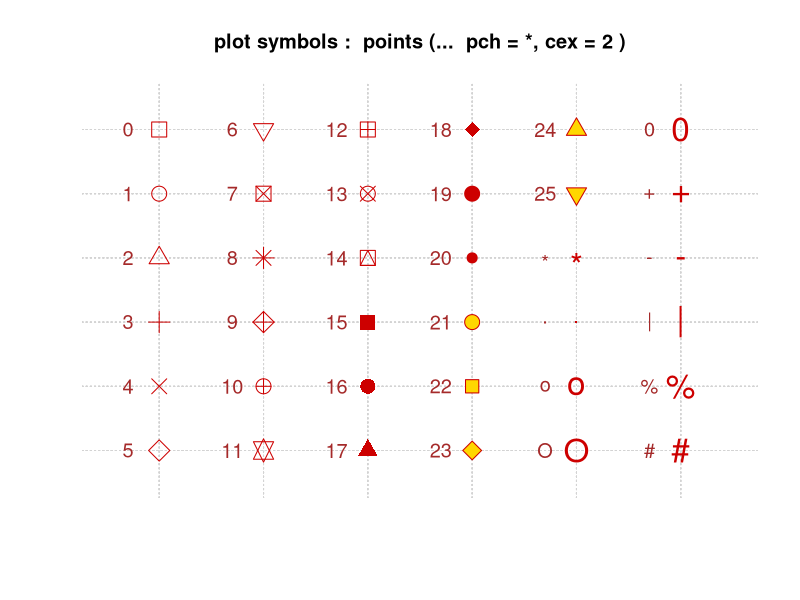
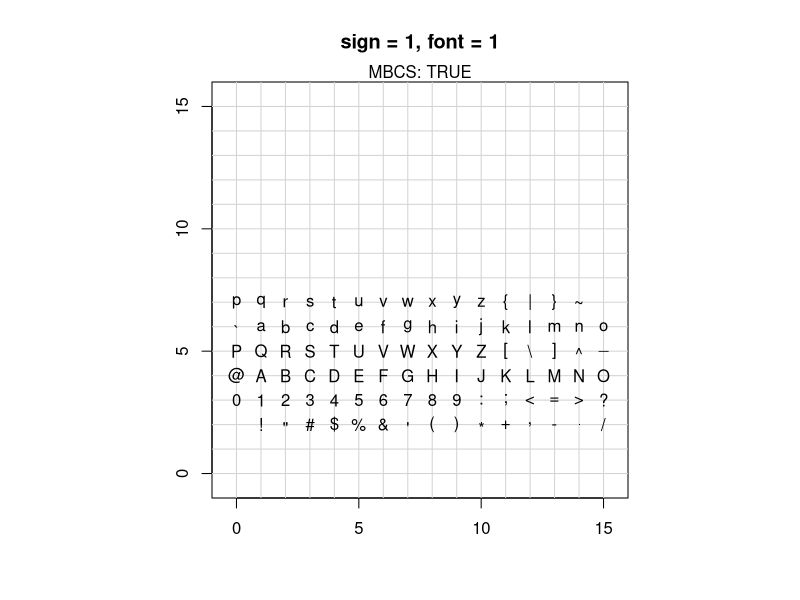
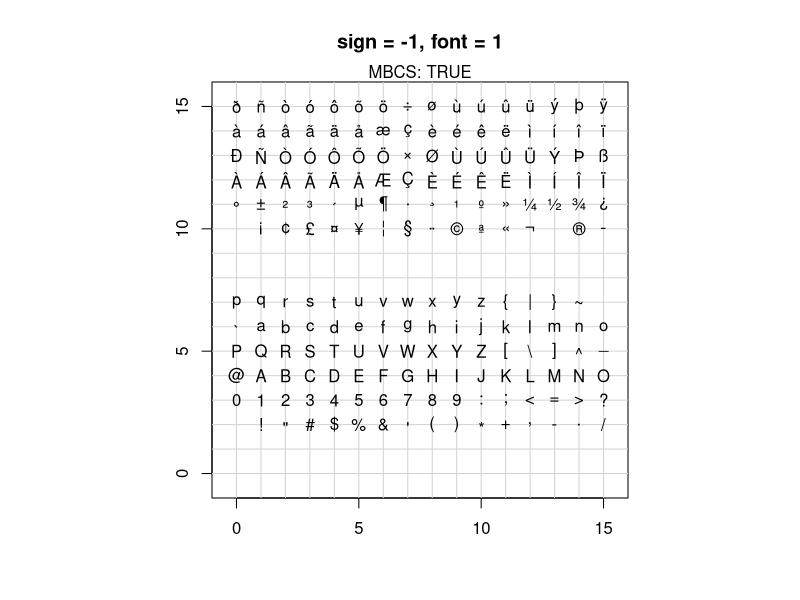
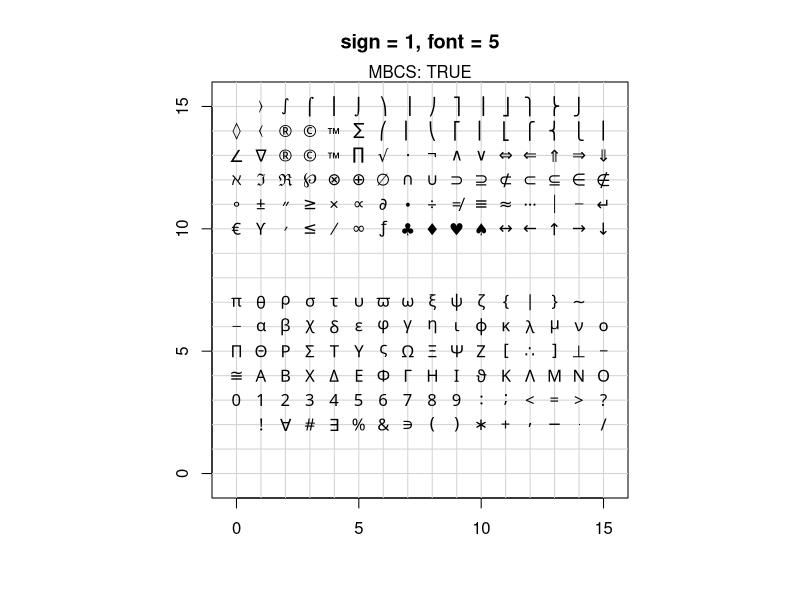
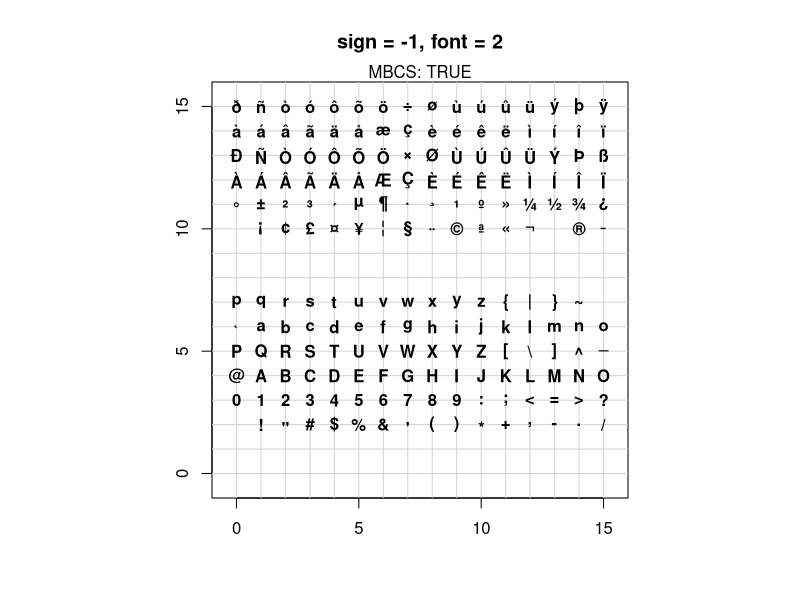
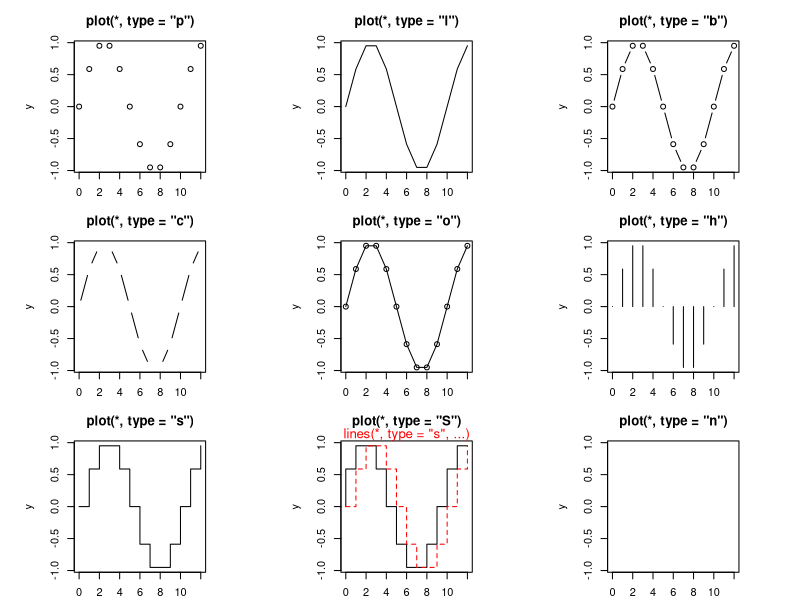
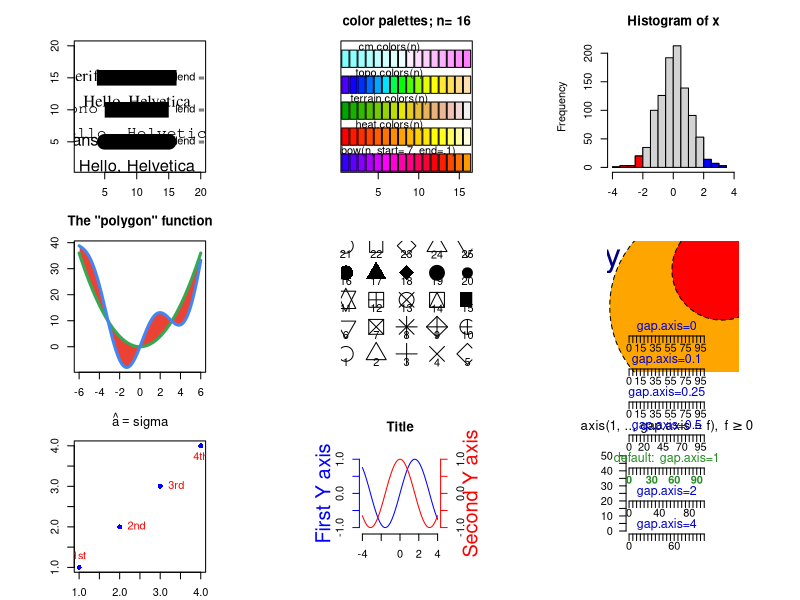
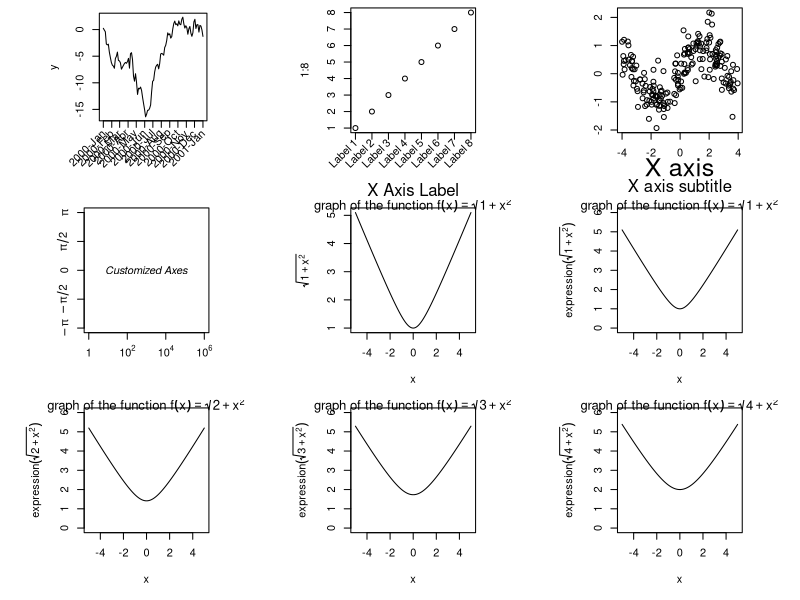

The R source for these figures, in order:
## ---- chunk 1
## -------- Showing all the extra & some char graphics symbols ---------
pchShow <-
  function(extras = c("*", ".", "o", "O", "0", "+", "-", "|", "%", "#"),
             cex = 2, ## good for both .Device=="postscript" and "x11"
             col = "red3", bg = "gold", coltext = "brown", cextext = 1.2,
             main = paste(
               "plot symbols :  points (...  pch = *, cex =",
               cex, ")"
             )) {
    nex <- length(extras)
    np <- 26 + nex
    ipch <- 0:(np - 1)
    k <- floor(sqrt(np))
    dd <- c(-1, 1) / 2
    rx <- dd + range(ix <- ipch %/% k)
    ry <- dd + range(iy <- 3 + (k - 1) - ipch %% k)
    pch <- as.list(ipch) # list with integers & strings
    if (nex > 0) pch[26 + 1:nex] <- as.list(extras)
    plot(rx, ry, type = "n", axes = FALSE, xlab = "", ylab = "", main = main)
    abline(v = ix, h = iy, col = "lightgray", lty = "dotted")
    for (i in 1:np) {
      pc <- pch[[i]]
      ## 'col' symbols with a 'bg'-colored interior (where available) :
      points(ix[i], iy[i], pch = pc, col = col, bg = bg, cex = cex)
      if (cextext > 0) {
        text(ix[i] - 0.3, iy[i], pc, col = coltext, cex = cextext)
      }
    }
  }

pchShow()
## ---- chunk 2
## ------------ test code for various pch specifications -------------
# Try this in various font families (including Hershey)
# and locales.  Use sign = -1 asserts we want Latin-1.
# Standard cases in a MBCS locale will not plot the top half.
TestChars <- function(sign = 1, font = 1, ...) {
  MB <- l10n_info()$MBCS
  r <- if (font == 5) {
    sign <- 1
    c(32:126, 160:254)
  } else if (MB) 32:126 else 32:255
  if (sign == -1) r <- c(32:126, 160:255)
  par(pty = "s")
  plot(c(-1, 16), c(-1, 16),
    type = "n", xlab = "", ylab = "",
    xaxs = "i", yaxs = "i",
    main = sprintf("sign = %d, font = %d", sign, font)
  )
  grid(17, 17, lty = 1)
  mtext(paste("MBCS:", MB))
  for (i in r) try(points(i %% 16, i %/% 16, pch = sign * i, font = font, ...))
}
TestChars()
try(TestChars(sign = -1))
TestChars(font = 5) # Euro might be at 160 (0+10*16).
# macOS has apple at 240 (0+15*16).
try(TestChars(-1, font = 2)) # bold
## ---- chunk 3
x <- 0:12
y <- sin(pi / 5 * x)
par(mfrow = c(3, 3), mar = .1 + c(2, 2, 3, 1))
for (tp in c("p", "l", "b", "c", "o", "h", "s", "S", "n")) {
  plot(y ~ x, type = tp, main = paste0("plot(*, type = \"", tp, "\")"))
  if (tp == "S") {
    lines(x, y, type = "s", col = "red", lty = 2)
    mtext("lines(*, type = \"s\", ...)", col = "red", cex = 0.8)
  }
}
## ---- chunk 4
# 合并为一个图 三条粗横线 横线上三种字形
plot(c(1, 20), c(1, 20), type = "n", ann = FALSE)
lines(x = c(5, 15), y = c(5, 5), lwd = 15, lend = "round")
text(10, 5, "Hello, Helvetica", cex = 1.5, family = "sans", pos = 1, offset = 1.5)
text(5, 5, "sans", cex = 1.5, family = "sans", pos = 2, offset = .5)
text(15, 5, "lend = round", pos = 4, offset = .5)

lines(x = c(5, 15), y = c(10, 10), lwd = 15, lend = "butt")
text(10, 10, "Hello, Helvetica", cex = 1.5, family = "mono", pos = 1, offset = 1.5)
text(5, 10, "mono", cex = 1.5, family = "mono", pos = 2, offset = .5)
text(15, 10, "lend = butt", pos = 4, offset = .5)

lines(x = c(5, 15), y = c(15, 15), lwd = 15, lend = "square")
text(10, 15, "Hello, Helvetica", cex = 1.5, family = "serif", pos = 1, offset = 1.5)
text(5, 15, "serif", cex = 1.5, family = "serif", pos = 2, offset = .5)
text(15, 15, "lend = square", pos = 4, offset = .5)
## ---- chunk 5
# From the manual
ch.col <- c(
  "rainbow(n, start=.7, end=.1)",
  "heat.colors(n)",
  "terrain.colors(n)",
  "topo.colors(n)",
  "cm.colors(n)"
) # 选择颜色
n <- 16
nt <- length(ch.col)
i <- 1:n
j <- n / nt
d <- j / 6
dy <- 2 * d
plot(i, i + d,
  type = "n",
  yaxt = "n",
  ylab = "",
  xlab = "",
  main = paste("color palettes; n=", n)
)
for (k in 1:nt) {
  rect(i - .5, (k - 1) * j + dy, i + .4, k * j,
    col = eval(parse(text = ch.col[k]))
  ) # 咬人的函数/字符串解析为/转函数
  text(2 * j, k * j + dy / 4, ch.col[k])
}
## ---- chunk 6
x <- rnorm(1000)
hist(x, xlim = c(-4,4))
usr <- par("usr")
clip(usr[1], -2, usr[3], usr[4])
hist(x, col = 'red', add = TRUE)
clip(2, usr[2], usr[3], usr[4])
hist(x, col = 'blue', add = TRUE)
do.call("clip", as.list(usr)) # reset to plot region
## ---- chunk 7
my.col <- function(f, g, xmin, xmax, col, N = 200,
                   xlab = "", ylab = "", main = "") {
  x <- seq(xmin, xmax, length = N)
  fx <- f(x)
  gx <- g(x)
  plot(0, 0,
    type = "n",
    xlim = c(xmin, xmax),
    ylim = c(min(fx, gx), max(fx, gx)),
    xlab = xlab, ylab = ylab, main = main
  )
  polygon(c(x, rev(x)), c(fx, rev(gx)),
    col = "#EA4335", border = 0
  )
  lines(x, fx, lwd = 3, col = "#34A853")
  lines(x, gx, lwd = 3, col = "#4285f4")
}
my.col(function(x) x^2, function(x) x^2 + 10 * sin(x),
  -6, 6,
  main = "The \"polygon\" function"
)
## ---- chunk 8
plot(0, 0,
  xlim = c(1, 5), ylim = c(-.5, 4),
  axes = F,
  xlab = "", ylab = ""
)
for (i in 0:4) {
  for (j in 1:5) {
    n <- 5 * i + j
    points(j, i,
      pch = n,
      cex = 3
    )
    text(j, i - .3, as.character(n))
  }
}
## ---- chunk 9
# https://jeroen.github.io/uros2018/#23
plot.new()
plot.window(xlim = c(0, 100), ylim = c(0, 100))
polygon(c(10, 40, 80), c(10, 80, 40), col = "hotpink")
text(40, 90, labels = "My drawing", col = "navyblue", cex = 3)
symbols(c(70, 80, 90), c(20, 50, 80),
  circles = c(10, 20, 10),
  bg = c("yellow", "orange", "red"), add = TRUE, lty = "dashed"
)
## ---- chunk 10
y <- x <- 1:4
plot(x, y, ann = F, col = "blue", pch = 16)
text(x, y,
  labels = c("1st", "2nd", "3rd", "4th"),
  col = "red", pos = c(3, 4, 4, 1), offset = 0.6
)
ahat <- "sigma"
# title(substitute(hat(a) == ahat, list(ahat = ahat)))
title(bquote(hat(a) == .(ahat)))
## ---- chunk 11
# 双Y轴
N <- 200
x <- seq(-4, 4, length = N)
y1 <- sin(x)
y2 <- cos(x)
op <- par(mar = c(5, 4, 4, 4)) # Add some space in the right margin
# The default is c(5,4,4,2) + .1
xlim <- range(x)
ylim <- c(-1.1, 1.1)
plot(x, y1,
  col = "blue", type = "l",
  xlim = xlim, ylim = ylim,
  axes = F, xlab = "", ylab = "", main = "Title"
)
axis(1)
axis(2, col = "blue")
par(new = TRUE)
plot(x, y2,
  col = "red", type = "l",
  xlim = xlim, ylim = ylim,
  axes = F, xlab = "", ylab = "", main = ""
)
axis(4, col = "red")
mtext("First Y axis", 2, line = 2, col = "blue", cex = 1.2)
mtext("Second Y axis", 4, line = 2, col = "red", cex = 1.2)
# 1,2,3,4 分别代表下左上右四个位置
## ---- chunk 12
## Changing default gap between labels:
plot(c(0,100),c(0,50), type="n", axes=FALSE, ann=FALSE)
title(quote("axis(1, .., gap.axis = f)," ~~ f >= 0))
axis(2, at = 5*(0:10), las = 1, gap.axis = 1/4)
gaps <- c(4, 2, 1, 1/2, 1/4, 0.1, 0)
chG <- paste0(ifelse(gaps == 1, "default:  ", ""),
              "gap.axis=", formatC(gaps))
jj <- seq_along(gaps)
linG <- -2.5*(jj-1)
for(j in jj) {
    isD <- gaps[j] == 1 # is default
    axis (1, at=5*(0:20), gap.axis = gaps[j], padj=-1, line = linG[j],
          col.axis = if(isD) "forest green" else 1, font.axis= 1+isD)
}
mtext(chG, side=1, padj=-1, line = linG -1/2, cex=3/4,
      col = ifelse(gaps == 1, "forest green", "blue3"))
## now shrink the window (in x- and y-direction) and observe the axis labels drawn
## ---- chunk 13
# Rotated axis labels in R plots
# https://menugget.blogspot.com/2014/08/rotated-axis-labels-in-r-plots.html
# Example data
tmin <- as.Date("2000-01-01")
tmax <- as.Date("2001-01-01")
tlab <- seq(tmin, tmax, by = "month")
lab <- format(tlab, format = "%Y-%b")
set.seed(111)
x <- seq(tmin, tmax, length.out = 100)
y <- cumsum(rnorm(100))

# Plot
# png("plot_w_rotated_axis_labels.png", height = 3,
#     width = 6, units = "in", res = 300)
op <- par(mar = c(6, 4, 1, 1))
plot(x, y, t = "l", xaxt = "n", xlab = "")
axis(1, at = tlab, labels = FALSE)
text(
  x = tlab, y = par()$usr[3] - 0.1 * (par()$usr[4] - par()$usr[3]),
  labels = lab, srt = 45, adj = 1, xpd = TRUE
)
par(op)
# dev.off()
## ---- chunk 14
## Increase bottom margin to make room for rotated labels
par(mar = c(5, 4, .5, 2) + 0.1)
## Create plot with no x axis and no x axis label
plot(1:8, xaxt = "n", xlab = "")
## Set up x axis with tick marks alone
axis(1, labels = FALSE)
## Create some text labels
labels <- paste("Label", 1:8, sep = " ")
## Plot x axis labels at default tick marks
text(1:8, par("usr")[3] - 0.5,
  srt = 45, adj = 1,
  labels = labels, xpd = TRUE
)
## Plot x axis label at line 6 (of 7)
mtext(side = 1, text = "X Axis Label", line = 4)
## ---- chunk 15
N <- 200
x <- runif(N, -4, 4)
y <- sin(x) + .5 * rnorm(N)
plot(x, y, xlab = "", ylab = "", main = "")
mtext("Subtitle", 3, line = .8)
mtext("Title", 3, line = 2, cex = 1.5)
mtext("X axis", 1, line = 2.5, cex = 1.5)
mtext("X axis subtitle", 1, line = 3.7)
## ---- chunk 16
# 自定义坐标轴
plot(c(1, 1e6), c(-pi, pi),
  type = "n",
  axes = FALSE, ann = FALSE, log = "x"
)
axis(1,
  at = c(1, 1e2, 1e4, 1e6),
  labels = expression(1, 10^2, 10^4, 10^6)
)
axis(2,
  at = c(-pi, -pi / 2, 0, pi / 2, pi),
  labels = expression(-pi, -pi / 2, 0, pi / 2, pi)
)
text(1e3, 0, expression(italic("Customized Axes")))
box()
## ---- chunk 17
x <- seq(-5, 5, length = 200)
y <- sqrt(1 + x^2)
plot(y ~ x,
  type = "l",
  ylab = expression(sqrt(1 + x^2))
)
title(main = expression(
  "graph of the function f"(x) == sqrt(1 + x^2)
))
## ---- chunk 18
x <- seq(-5, 5, length = 200)
for (i in 1:4) { # 画四个图
  y <- sqrt(i + x^2)
  plot(y ~ x,
    type = "l",
    ylim = c(0, 6),
    ylab = substitute(
      expression(sqrt(i + x^2)),
      list(i = i)
    )
  )
  title(main = substitute(
    "graph of the function f"(x) == sqrt(i + x^2),
    list(i = i)
  ))
}
## ---- chunk 19
x <- seq(-6, 6, length = 200)
y <- sin(x)
z <- cos(x)
plot(y ~ x,
  type = "l", lwd = 3,
  ylab = "", xlab = "angle", main = "Trigonometric functions"
)
abline(h = 0, lty = 3)
abline(v = 0, lty = 3)
lines(z ~ x, type = "l", lwd = 3, col = "red")
legend(-6, -1,
  yjust = 0,
  c("Sine", "Cosine"),
  lwd = 3, lty = 1, col = c(par("fg"), "red")
)
## ---- chunk 20
xmin <- par("usr")[1]
xmax <- par("usr")[2]
ymin <- par("usr")[3]
ymax <- par("usr")[4]

plot(y ~ x,
  type = "l", lwd = 3,
  ylab = "", xlab = "angle", main = "Trigonometric functions"
)
abline(h = 0, lty = 3)
abline(v = 0, lty = 3)
lines(z ~ x, type = "l", lwd = 3, col = "red")
legend("bottomleft",
  c("Sine", "Cosine"),
  lwd = 3, lty = 1, col = c(par("fg"), "red")
)
## ---- chunk 21
plot(y ~ x,
  type = "l", lwd = 3,
  ylab = "", xlab = "angle", main = "Trigonometric functions"
)
abline(h = 0, lty = 3)
abline(v = 0, lty = 3)
lines(z ~ x, type = "l", lwd = 3, col = "red")
legend("bottomleft",
  c("Sine", "Cosine"),
  inset = c(.03, .03),
  lwd = 3, lty = 1, col = c(par("fg"), "red")
)
## ---- chunk 22
op <- par(no.readonly = TRUE)
plot(y ~ x,
  type = "l", lwd = 3,
  ylab = "", xlab = "angle", main = "Trigonometric functions"
)
abline(h = 0, lty = 3)
abline(v = 0, lty = 3)
lines(z ~ x, type = "l", lwd = 3, col = "red")
par(xpd = TRUE) # Do not clip to the drawing area 关键一行/允许出界
lambda <- .025
legend(par("usr")[1],
  (1 + lambda) * par("usr")[4] - lambda * par("usr")[3],
  c("Sine", "Cosine"),
  xjust = 0, yjust = 0,
  lwd = 3, lty = 1, col = c(par("fg"), "red")
)
par(op)
## ---- chunk 23
N <- 200
x <- runif(N, -4, 4)
y <- sin(x) + .5 * rnorm(N)
plot(x, y,
  xlab = "", ylab = "",
  main = paste(
    "The \"mtext\" function",
    paste(rep(" ", 60), collapse = "")
  )
)
mtext("Line 0", 3, line = 0)
mtext("Line 1", 3, line = 1)
mtext("Line 2", 3, line = 2)
mtext("Line 3", 3, line = 3)
## ---- chunk 24
# 多图排列/分屏 page 47
# 最常用的是 par mfrow mfcol分别按行/列放置图形
op <- par(
  mfrow = c(2, 2),
  oma = c(0, 0, 4, 0) # Outer margins
)
for (i in 1:4)
  plot(runif(20), runif(20),
    main = paste("random plot (", i, ")", sep = "")
  )
par(op)
mtext("Four plots, without enough room for this title",
  side = 3, font = 2, cex = 1.5, col = "red"
) # 总/大标题放不下
## ---- chunk 25
op <- par(
  mfrow = c(2, 2),
  oma = c(0, 0, 3, 0) # Outer margins
)
for (i in 1:4)
  plot(runif(20), runif(20),
    main = paste("random plot (", i, ")", sep = "")
  )
par(op)
mtext("Four plots, with some room for this title",
  side = 3, line = 1.5, font = 1, cex = 1.5, col = "red"
)
## ---- chunk 26
op <- par(
  mfrow = c(2, 2),
  oma = c(0, 0, 3, 0),
  mar = c(3, 3, 4, 1) + .1 # Margins
)
for (i in 1:4)
  plot(runif(20), runif(20),
    xlab = "", ylab = "",
    main = paste("random plot (", i, ")", sep = "")
  )
par(op)
mtext("Title",
  side = 3, line = 1.5, font = 2, cex = 2, col = "red"
)
## ---- chunk 27
plot(runif(5), runif(5),
  xlim = c(0, 1), ylim = c(0, 1)
)
points(runif(5), runif(5),
  col = "orange", pch = 16, cex = 3
)
lines(runif(5), runif(5), col = "red")
segments(runif(5), runif(5), runif(5), runif(5),
  col = "blue"
)
title(main = "Overlaying points, segments, lines...")
## ---- chunk 28
op <- par(oma = c(0, 0, 3, 0))
layout(matrix(c(
  1, 1, 1,
  2, 3, 4,
  2, 3, 4
), nr = 3, byrow = TRUE))
hist(rnorm(n), col = "light blue")
hist(rnorm(n), col = "light blue")
hist(rnorm(n), col = "light blue")
hist(rnorm(n), col = "light blue")
mtext("The \"layout\" function",
  side = 3, outer = TRUE,
  font = 2, cex = 1.2
)
## ---- chunk 29
plot(1:12,
  type = "b", main = "'fg' : axes, ticks and box in gray",
  fg = gray(0.7), bty = "7", sub = R.version.string
)
par(fig = c(1, 6, 5, 10) / 10, new = T)
plot(6:10,
  type = "b", main = "",
  fg = gray(0.7), bty = "7", xlab = R.version.string
)
## ---- chunk 30
n <- 1000
x <- rt(n, df = 10)
hist(x,
  col = "light blue",
  probability = "TRUE", main = "",
  ylim = c(0, 1.2 * max(density(x)$y))
)
lines(density(x),
  col = "red",
  lwd = 3
)
op <- par(
  fig = c(.02, .4, .5, .98),
  new = TRUE
)
qqnorm(x,
  xlab = "", ylab = "", main = "",
  axes = FALSE
)
qqline(x, col = "red", lwd = 2)
box(lwd = 2)
par(op)
## ---- chunk 31
random.plot <- function() {
  N <- 200
  f <- sample(
    list(
      rnorm,
      function(x) {
        rt(x, df = 2)
      },
      rlnorm,
      runif
    ),
    1
  ) [[1]]
  x <- f(N)
  hist(x, col = "lightblue", main = "", xlab = "", ylab = "", axes = F)
  axis(1)
}
op <- par(bg = "white", mar = c(2.5, 2, 1, 2))
split.screen(c(2, 1))
split.screen(c(1, 3), screen = 2)
screen(1)
random.plot()
# screen(2); random.plot() # Screen 2 was split into three screens: 3, 4, 5
screen(3)
random.plot()
screen(4)
random.plot()
screen(5)
random.plot()
close.screen(all = TRUE)
par(op)
## ---- chunk 32
data(diamonds, package = "ggplot2") # 加载数据
par(mar = c(2, 5, 1, 1))
barCenters <- barplot(table(diamonds$cut),
  col = "lightblue", axes = FALSE,
  axisnames = FALSE, horiz = TRUE, border = "white"
)
text(
  y = barCenters, x = par("usr")[3],
  adj = 1, labels = names(table(diamonds$cut)), xpd = TRUE
)
axis(1,
  labels = seq(0, 25000, by = 5000), at = seq(0, 25000, by = 5000),
  las = 1, col = "gray"
)
grid()
## ---- chunk 33
set.seed(123456)
barPois <- table(stats::rpois(1000, lambda = 5))
plot(barPois, col = "lightblue", type = "h", lwd = 10, main = "")
box(col = "gray")
## ---- chunk 34
par(mar = c(4.1,2.1,0.5,4.5))
barplot(VADeaths, border = "white", horiz = FALSE, col = hcl.colors(5),
        legend.text = rownames(VADeaths), xpd = TRUE, beside = TRUE,
        cex.names = 0.9,
        args.legend = list(x = "right",border = "white", title = "Age",
                           box.col = NA, horiz = FALSE, inset = c(-.2, 0),
                           xpd = TRUE), 
        panel.first = grid(nx = 0, ny=7)) 
## ---- chunk 35
par(mar = c(4.1,2.1,0.5,4.5))
barplot(VADeaths, border = "white", horiz = FALSE, col = hcl.colors(5),
        legend.text = rownames(VADeaths), xpd = TRUE, beside = FALSE,
        cex.names = 0.9,
        args.legend = list(x = "right",border = "white", title = "Age",
                           box.col = NA, horiz = FALSE, inset = c(-.2, 0),
                           xpd = TRUE), 
        panel.first = grid(nx = 0, ny=4))
## ---- chunk 36
pg_mean = aggregate(weight ~ group, data = PlantGrowth, mean)
barplot(data = pg_mean, weight ~ group,
        border = "white", horiz = FALSE, col = hcl.colors(3))
## ---- chunk 37
set.seed(1234)
n <- 2^24
x <- runif(n, 0, 1)
delta <- 0.01
len <- diff(c(0, which(x < delta), n + 1)) - 1
ylim <- seq(0, 1800, by = 300)
xlim <- seq(0, 100, by = 20)
p <- hist(len[len < 101], breaks = -1:100 + 0.5, plot = FALSE)
plot(p, ann = FALSE, axes = FALSE, col = "lightblue", border = "white", main = "")
axis(1, labels = xlim, at = xlim, las = 1) # x 轴
axis(2, labels = ylim, at = ylim, las = 0) # y 轴
box(col = "gray")
## ---- chunk 38
with(data = faithful, {
  hist(eruptions, seq(1.6, 5.2, 0.2), prob = TRUE, 
       main = "", col = "lightblue", border = "white")
  lines(density(eruptions, bw = 0.1), col = "#EA4335")
  rug(eruptions, col = "#EA4335") # 添加数据点
})
## ---- chunk 39
hist(longley$Unemployed,
  probability = TRUE,
  col = "light blue", main = ""
)
# 添加密度估计
lines(density(longley$Unemployed),
  col = "red",
  lwd = 3
)
## ---- chunk 40
# hist(longley$Unemployed, density = 1, angle = 45)
# hist(longley$Unemployed, density = 3, angle = 15)
# hist(longley$Unemployed, density = 1, angle = 15)
hist(longley$Unemployed, density = 3, angle = 45, main = "")
## ---- chunk 41
library(MASS)
data(galaxies)
galaxies <- galaxies / 1000
# Bandwidth Selection by Pilot Estimation of Derivatives
c(width.SJ(galaxies, method = "dpi"), width.SJ(galaxies))
plot(
  x = c(5, 40), y = c(0, 0.2), type = "n", bty = "l",
  xlab = "velocity of galaxy (km/s)", ylab = "density"
)
rug(galaxies)
lines(density(galaxies, width = 3.25, n = 200), col = "blue", lty = 1)
lines(density(galaxies, width = 2.56, n = 200), col = "red", lty = 3)
## ---- chunk 42
x <- seq(from = 110, to = 174, by = 0.5)
y1 <- dnorm(x, mean = 145, sd = 9)
y2 <- dnorm(x, mean = 138, sd = 8)
plot(x, y1,
  type = "l", lwd = 2, col = "red",
  main = "Systolic Blood Pressure Before and After Treatment",
  xlab = "Systolic Blood Pressure (mmHg)",
  ylab = "Frequency", yaxt = "n",
  xlim = c(110, 175), ylim = c(0, 0.05)
)
lines(x, y2)
polygon(c(110, x, 175), c(0, y2, 0),
  col = "firebrick3",
  border = "white"
)
polygon(c(117, x, 175), c(0, y1, 0),
  col = "dodgerblue4",
  border = "white"
)
ylab <- c(seq(from = 0, to = 175, by = 25))
y <- c(seq(from = 0, to = 0.05, length.out = 8))
axis(2, at = y, labels = ylab, las = 1)
text(x = 120, y = 0.045, "- Pre-Treatment BP", col = "dodgerblue4", cex = 0.9)
text(x = 120, y = 0.04, " - Post-Treatment BP", col = "firebrick3", cex = 0.9)
points(109, 0.0445, pch = 15, col = "dodgerblue4")
points(109, 0.0395, pch = 15, col = "firebrick3")
## ---- chunk 43
days <- abs(rnorm(1000, 80, 125))
plot(density(days, from = 0),
  main = "Density plot",
  xlab = "Number of days since trial started"
)
plot(density(days, from = 0, to = 180, adjust = 0.2),
  main = "Density plot - Up to 180 days (86% of data)",
  xlab = "Number of days since trial started"
)
## ---- chunk 44
library(survival)
surv.days <- Surv(days)
surv.fit <- survfit(surv.days ~ 1)
plot(surv.fit,
  main = "Kaplan-Meier estimate with 95% confidence bounds (86% of data)",
  xlab = "Days since trial started",
  xlim = c(0, 180),
  ylab = "Survival function"
)
grid(20, 10, lwd = 2)
## ---- chunk 45
with(data = faithful, {
  long <- eruptions[eruptions > 3]
  plot(ecdf(long), do.points = FALSE, verticals = TRUE, main = "")
  x <- seq(3, 5.4, 0.01)
  lines(x, pnorm(x, mean = mean(long), sd = sqrt(var(long))), lty = 3)
})
## ---- chunk 46
with(data = faithful, {
  long <- eruptions[eruptions > 3]
  par(pty = "s") # arrange for a square figure region
  qqnorm(long, main = "")
  qqline(long)
})
## ---- chunk 47
matplot(time(EuStockMarkets), EuStockMarkets,
  main = "",
  xlab = "Date", ylab = "closing prices",
  pch = 17, type = "l", col = 1:4
)
legend("topleft", colnames(EuStockMarkets), pch = 17, lty = 1, col = 1:4)
## ---- chunk 48
pie.sales <- c(0.12, 0.3, 0.26, 0.16, 0.04, 0.12)
names(pie.sales) <- c(
  "Blueberry", "Cherry",
  "Apple", "Boston Cream", "Other", "Vanilla Cream"
)
pie(pie.sales, clockwise = TRUE, main = "")
segments(0, 0, 0, 1, col = "red", lwd = 2)
text(0, 1, "init.angle = 90", col = "red")
## ---- chunk 49
stem(longley$Unemployed)
## ---- chunk 50
stripchart(longley$Unemployed, method = "jitter", jitter = 0.1, pch = 16, col = "lightblue")
stripchart(longley$Unemployed, method = "overplot", pch = 16, col = "lightblue")
## ---- chunk 51
# 加载数据集
data(topo, package = "MASS")
# 查看数据集
str(topo)
## ---- chunk 52
plot(y ~ x,
  cex = (960 - z) / (960 - 690) * 3, data = topo,
  xlab = "X Coordinates", ylab = "Y coordinates"
)
## ---- chunk 53
plot(mpg ~ hp,
  data = subset(mtcars, am == 1), pch = 16, col = "blue",
  xlim = c(50, 350), ylim = c(10, 35)
)
points(mpg ~ hp,
  col = "red", pch = 16,
  data = subset(mtcars, am == 0)
)
legend(300, 35,
  c("1", "0"),
  title = "am",
  col = c("blue", "red"),
  pch = c(16, 16)
)
## ---- chunk 54
plot(Sepal.Length ~ Sepal.Width, data = iris, col = Species, pch = 16)
legend("topright",
  legend = unique(iris$Species), box.col = "gray",
  pch = 16, col = unique(iris$Species)
)
box(col = "gray")
## ---- chunk 55
data("iris")
pch <- rep(16, length(iris$Petal.Length))
pch[which(iris$Petal.Length < 1.4)] <- 17
stripchart(Petal.Length ~ Species,
  data = iris,
  vertical = TRUE, method = "jitter",
  pch = pch
)
# 对比一下
stripchart(Petal.Length ~ Species,
  data = iris, subset = Petal.Length > 1.4,
  vertical = TRUE, method = "jitter", ylim = c(1, 7),
  pch = 16
)
stripchart(Petal.Length ~ Species,
  data = iris, subset = Petal.Length < 1.4,
  vertical = TRUE, method = "jitter", add = TRUE,
  pch = 17, col = "red"
)
## ---- chunk 56
x1 <- matrix(rnorm(1e3), ncol = 2)
x2 <- matrix(rnorm(1e3, mean = 3, sd = 1.5), ncol = 2)
x <- rbind(x1, x2)
dcols <- densCols(x)
graphics::plot(x, col = dcols, pch = 20, panel.first = grid())
# title(main = "n = 1000", xpd = TRUE)
## ---- chunk 57
plot(Volume ~ Height,
  data = trees, pch = 16, cex = Girth / 8,
  col = rev(terrain.colors(nrow(trees), alpha = .5))
)
box(col = "gray")
## ---- chunk 58
A <- c(
  79.98, 80.04, 80.02, 80.04, 80.03, 80.03, 80.04, 79.97,
  80.05, 80.03, 80.02, 80, 80.02
)
B <- c(80.02, 79.94, 79.98, 79.97, 79.97, 80.03, 79.95, 79.97)
boxplot(A, B)
## ---- chunk 59
with(data = iris, {
  op <- par(mfrow = c(2, 2), mar = c(4, 4, 2, .5))
  plot(Sepal.Length ~ Species)
  plot(Sepal.Width ~ Species)
  plot(Petal.Length ~ Species)
  plot(Petal.Width ~ Species)
  par(op)
  mtext("Edgar Anderson's Iris Data", side = 3, line = 4)
})
## ---- chunk 60
boxplot(longley$Unemployed)
# 水平放置
boxplot(longley$Unemployed,
  horizontal = TRUE,
  col = "pink",
  main = ""
)
## ---- chunk 61
data(InsectSprays)
boxplot(count ~ spray,
  data = InsectSprays,
  col = "pink",
  xlab = "Spray",
  ylab = "Count",
  main = ""
)
## ---- chunk 62
boxplot(count ~ spray,
  data = InsectSprays,
  col = "pink",
  horizontal = TRUE,
  las = 1, # Horizontal labels
  xlab = "Count",
  ylab = "Spray",
  main = ""
)
## ---- chunk 63
# example from boxplot:
with(ToothGrowth, {
  boxplot(len ~ dose,
    boxwex = 0.25, at = 1:3 - 0.2,
    subset = (supp == "VC"), col = "yellow",
    main = "Guinea Pigs' Tooth Growth",
    xlab = "Vitamin C dose mg",
    ylab = "tooth length", ylim = c(0, 35)
  )
  boxplot(len ~ dose,
    add = TRUE, boxwex = 0.25, at = 1:3 + 0.2,
    subset = supp == "OJ", col = "orange"
  )
  legend(2, 9, c("Ascorbic acid", "Orange juice"),
    fill = c("yellow", "orange")
  )
})
## ---- chunk 64
# alternate form that avoids subset argument:
with(
  subset(ToothGrowth, supp == "VC"),
  boxplot(len ~ dose,
    boxwex = 0.25, at = 1:3 - 0.2,
    col = "yellow", main = "Guinea Pigs' Tooth Growth",
    xlab = "Vitamin C dose mg",
    ylab = "tooth length", ylim = c(0, 35)
  )
)
with(
  subset(ToothGrowth, supp == "OJ"),
  boxplot(len ~ dose,
    add = TRUE, boxwex = 0.25, at = 1:3 + 0.2,
    col = "orange"
  )
)
legend(2, 9, c("Ascorbic acid", "Orange juice"),
  fill = c("yellow", "orange")
)
## ---- chunk 65
plot(AirPassengers)
box(col = "gray")
## ---- chunk 66
library(pracma)
##  First zero on the critical line s = 0.5 + i t
x <- seq(0, 20, len = 1001)
z <- 0.5 + x * 1i
fr <- Re(zeta(z))
fi <- Im(zeta(z))
fa <- abs(zeta(z))
plot(x, fa,
  type = "n", xlim = c(0, 20), ylim = c(-1.5, 2.5),
  xlab = "Imaginary part (on critical line)", ylab = "Function value",
  main = "Riemann's Zeta Function along the critical line"
)
grid()
lines(x, fr, col = "blue")
lines(x, fi, col = "darkgreen")
lines(x, fa, col = "red", lwd = 2)
points(14.1347, 0, col = "darkred")
legend(0, 2.4, c("real part", "imaginary part", "absolute value"),
  lty = 1, lwd = c(1, 1, 2), col = c("blue", "darkgreen", "red")
)
## ---- chunk 67
plot(HairEyeColor, col = "lightblue", border = "white", main = "")
## ---- chunk 68
pairs(longley,
  gap = 0,
  diag.panel = function(x, ...) {
    par(new = TRUE)
    hist(x,
      col = "light blue",
      probability = TRUE,
      axes = FALSE,
      main = ""
    )
    lines(density(x),
      col = "red",
      lwd = 3
    )
    rug(x)
  }
)
## ---- chunk 69
# 自带 layout
plot(iris[, -5], col = iris$Species)
## ---- chunk 70
# 代码来自 ?map
par(mar = c(0, 0, 2, 0))
library(mapproj)
data(unemp)
data(county.fips)
colors <- c("#F1EEF6", "#D4B9DA", "#C994C7", "#DF65B0", "#DD1C77", "#980043")
unemp$colorBuckets <- as.numeric(cut(unemp$unemp, c(0, 2, 4, 6, 8, 10, 100)))
leg.txt <- c("<2%", "2-4%", "4-6%", "6-8%", "8-10%", ">10%")
cnty.fips <- county.fips$fips[match(
  map("county", plot = FALSE)$names,
  county.fips$polyname
)]
colorsmatched <- unemp$colorBuckets [match(cnty.fips, unemp$fips)]
# draw map
map("county",
  col = colors[colorsmatched], fill = TRUE, resolution = 0,
  lty = 0, projection = "polyconic"
)
map("state",
  col = "white", fill = FALSE, add = TRUE, lty = 1, lwd = 0.2,
  projection = "polyconic"
)
title("unemployment by county, 2009")
legend("bottomleft", leg.txt,
  horiz = FALSE, fill = colors,
  border = "gray"
)
## ---- chunk 71
# 带有图标题
par(mar = c(4.1, 4.1, 4.5, 1.5), ps = 13, family = "Times")
x <- rnorm(10)
y <- x + rnorm(5, sd = 0.25)
model <- lm(y ~ x)
rsq <- summary(model)$r.squared
rsq <- signif(rsq, 4)
plot(x, y, main = "Hello \\LaTeX!", xlab = "$x$", ylab = "$y$")
abline(model, col = "red")
mtext(paste("Linear model: $R^{2}=", rsq, "$"), line = 0.5)
legend("bottomright", legend = paste("$y = ", round(coef(model)[2], 3),
  "x +", round(coef(model)[1], 3), "$",
  sep = ""
), bty = "n")

plot(x, y, main = "Hello \\LaTeX!", xlab = "$x$", ylab = "$y$")
abline(model, col = "red")
mtext(paste("Linear model: $R^{2}=", rsq, "$"), line = 0.5)
legend("bottomright", legend = paste("$y = ", round(coef(model)[2], 3),
  "x +", round(coef(model)[1], 3), "$",
  sep = ""
), bty = "n")
## ---- chunk 72
x0 <- 2^(-20:10)
nus <- c(0:5, 10, 20)
x <- seq(0, 4, length.out = 501)

plot(x0, x0^-8,
  frame.plot = TRUE, # 添加绘图框
  log = "xy", # x 和 y 轴都取对数尺度
  axes = FALSE, # 去掉坐标轴
  xlab = "$u$",
  ylab = "$\\mathcal{K}_{\\kappa}(u)$", # 设置坐标轴标签
  type = "n", # 清除绘图区域的内容
  ann = TRUE, # 添加标题 x和y轴标签
  panel.first = grid() # 添加背景参考线
)

axis(1,
  at = c(1e-08, 1e-06, 1e-04, 1e-02, 1, 1e+02),
  labels = expression(10^-8, 10^-6, 10^-4, 10^-2, 1, 10^2)
)
axis(2,
  at = c(1e-16, 1, 1e+16, 1e+32, 1e+48),
  labels = expression(10^-16, 1, 10^16, 10^32, 10^48), las = 1
)
# 设置线条颜色
cols <- RColorBrewer::brewer.pal(9, name = "Spectral")
# gray.colors(9) terrain.colors(9)  RColorBrewer::brewer.pal(9,name = "Spectral")
for (i in seq(length(nus)))
  lines(x0, besselK(x0, nu = nus[i]), col = cols[i], lwd = 2)
legend("topright",
  legend = paste0("$\\kappa=", rev(nus), "$"),
  col = rev(cols), lwd = 2, cex = 0.5
)

# 数据变化范围太大，因此横纵坐标轴都取了以10为底的对数，数据可以紧凑的在一张图内展示
x <- seq(0, 40, length.out = 801)
x <- x[x > 0]
plot(x, x,
  frame.plot = TRUE,
  ylim = c(1e-18, 1e11), log = "y", xlab = "$u$", type = "n", yaxt = "n",
  ylab = "$\\mathcal{K}_{\\kappa}(u)$", ann = TRUE, panel.first = grid()
)
axis(2,
  at = c(1e-19, 1e-12, 1e-05, 1e+02, 1e+09),
  labels = expression(10^-19, 10^-12, 10^-5, 10^2, 10^9), las = 1
)

for (i in seq(length(nus)))
  lines(x, besselK(x, nu = nus[i]), col = cols[i], lwd = 2)
legend("topright",
  legend = paste0("$\\kappa=", rev(nus), "$"),
  col = rev(cols), lwd = 2, cex = 0.5
)
## ---- chunk 73
grSoftVersion()
## ---- chunk 74
capabilities()
## ---- chunk 75
apropos("dev.")
